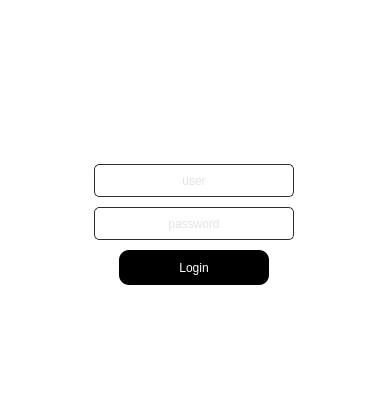
<?xml version="1.0" encoding="UTF-8"?>
<ui version="4.0">
 <class>Tela_Login</class>
 <widget class="QMainWindow" name="Tela_Login">
  <property name="windowModality">
   <enum>Qt::NonModal</enum>
  </property>
  <property name="geometry">
   <rect>
    <x>0</x>
    <y>0</y>
    <width>388</width>
    <height>403</height>
   </rect>
  </property>
  <property name="windowTitle">
   <string>MainWindow</string>
  </property>
  <property name="layoutDirection">
   <enum>Qt::RightToLeft</enum>
  </property>
  <property name="styleSheet">
   <string notr="true">background-color: rgb(255, 255, 255);</string>
  </property>
  <widget class="QWidget" name="Login">
   <property name="layoutDirection">
    <enum>Qt::RightToLeft</enum>
   </property>
   <property name="autoFillBackground">
    <bool>false</bool>
   </property>
   <layout class="QGridLayout" name="gridLayout">
    <item row="0" column="0">
     <widget class="QLabel" name="label">
      <property name="text">
       <string/>
      </property>
     </widget>
    </item>
    <item row="0" column="1">
     <widget class="QFrame" name="frame">
      <property name="sizePolicy">
       <sizepolicy hsizetype="Maximum" vsizetype="Expanding">
        <horstretch>0</horstretch>
        <verstretch>0</verstretch>
       </sizepolicy>
      </property>
      <property name="maximumSize">
       <size>
        <width>300</width>
        <height>500</height>
       </size>
      </property>
      <property name="layoutDirection">
       <enum>Qt::RightToLeft</enum>
      </property>
      <property name="autoFillBackground">
       <bool>false</bool>
      </property>
      <property name="styleSheet">
       <string notr="true">background-color: rgb(255, 255, 255);
</string>
      </property>
      <property name="frameShape">
       <enum>QFrame::NoFrame</enum>
      </property>
      <property name="frameShadow">
       <enum>QFrame::Raised</enum>
      </property>
      <property name="lineWidth">
       <number>1</number>
      </property>
      <layout class="QGridLayout" name="gridLayout_3">
       <property name="leftMargin">
        <number>0</number>
       </property>
       <property name="topMargin">
        <number>0</number>
       </property>
       <property name="rightMargin">
        <number>0</number>
       </property>
       <property name="bottomMargin">
        <number>0</number>
       </property>
       <property name="horizontalSpacing">
        <number>0</number>
       </property>
       <item row="0" column="0">
        <layout class="QVBoxLayout" name="verticalLayout">
         <property name="spacing">
          <number>0</number>
         </property>
         <item>
          <layout class="QGridLayout" name="gridLayout_6" rowstretch="0" rowminimumheight="0">
           <property name="bottomMargin">
            <number>0</number>
           </property>
           <property name="spacing">
            <number>0</number>
           </property>
           <item row="0" column="0">
            <spacer name="horizontalSpacer_3">
             <property name="orientation">
              <enum>Qt::Horizontal</enum>
             </property>
             <property name="sizeHint" stdset="0">
              <size>
               <width>40</width>
               <height>20</height>
              </size>
             </property>
            </spacer>
           </item>
           <item row="0" column="1">
            <widget class="QLabel" name="logo_nome">
             <property name="sizePolicy">
              <sizepolicy hsizetype="Preferred" vsizetype="Expanding">
               <horstretch>0</horstretch>
               <verstretch>0</verstretch>
              </sizepolicy>
             </property>
             <property name="maximumSize">
              <size>
               <width>210</width>
               <height>210</height>
              </size>
             </property>
             <property name="text">
              <string/>
             </property>
             <property name="pixmap">
              <pixmap>../imagens/logo_junta3.png</pixmap>
             </property>
             <property name="scaledContents">
              <bool>true</bool>
             </property>
             <property name="alignment">
              <set>Qt::AlignCenter</set>
             </property>
            </widget>
           </item>
           <item row="0" column="2">
            <spacer name="horizontalSpacer_4">
             <property name="orientation">
              <enum>Qt::Horizontal</enum>
             </property>
             <property name="sizeHint" stdset="0">
              <size>
               <width>40</width>
               <height>20</height>
              </size>
             </property>
            </spacer>
           </item>
          </layout>
         </item>
         <item>
          <layout class="QGridLayout" name="gridLayout_5">
           <property name="topMargin">
            <number>0</number>
           </property>
           <property name="rightMargin">
            <number>0</number>
           </property>
           <property name="bottomMargin">
            <number>0</number>
           </property>
           <property name="spacing">
            <number>0</number>
           </property>
           <item row="4" column="1">
            <widget class="QLineEdit" name="txt_password">
             <property name="minimumSize">
              <size>
               <width>200</width>
               <height>33</height>
              </size>
             </property>
             <property name="maximumSize">
              <size>
               <width>200</width>
               <height>33</height>
              </size>
             </property>
             <property name="focusPolicy">
              <enum>Qt::ClickFocus</enum>
             </property>
             <property name="styleSheet">
              <string notr="true">QLineEdit {
	border: 1px solid rgb(45, 45, 45);
	border-radius: 5px;
	font: 75 11pt &quot;MS Shell Dlg 2&quot;;
	color: rgb(200, 200, 200);
}
QLineEdit:hover {
	border: 2px solid;
}
QLineEdit:focus {
	border: 2px solid;
	color: rgb(0, 0, 0);	
}</string>
             </property>
             <property name="echoMode">
              <enum>QLineEdit::Password</enum>
             </property>
             <property name="alignment">
              <set>Qt::AlignCenter</set>
             </property>
             <property name="placeholderText">
              <string>password</string>
             </property>
            </widget>
           </item>
           <item row="4" column="0">
            <spacer name="horizontalSpacer_5">
             <property name="orientation">
              <enum>Qt::Horizontal</enum>
             </property>
             <property name="sizeType">
              <enum>QSizePolicy::Maximum</enum>
             </property>
             <property name="sizeHint" stdset="0">
              <size>
               <width>40</width>
               <height>20</height>
              </size>
             </property>
            </spacer>
           </item>
           <item row="5" column="1">
            <spacer name="verticalSpacer_2">
             <property name="orientation">
              <enum>Qt::Vertical</enum>
             </property>
             <property name="sizeType">
              <enum>QSizePolicy::Minimum</enum>
             </property>
             <property name="sizeHint" stdset="0">
              <size>
               <width>20</width>
               <height>10</height>
              </size>
             </property>
            </spacer>
           </item>
           <item row="4" column="2">
            <spacer name="horizontalSpacer_6">
             <property name="orientation">
              <enum>Qt::Horizontal</enum>
             </property>
             <property name="sizeHint" stdset="0">
              <size>
               <width>40</width>
               <height>20</height>
              </size>
             </property>
            </spacer>
           </item>
           <item row="1" column="2">
            <spacer name="horizontalSpacer">
             <property name="orientation">
              <enum>Qt::Horizontal</enum>
             </property>
             <property name="sizeHint" stdset="0">
              <size>
               <width>40</width>
               <height>20</height>
              </size>
             </property>
            </spacer>
           </item>
           <item row="1" column="0">
            <spacer name="horizontalSpacer_2">
             <property name="orientation">
              <enum>Qt::Horizontal</enum>
             </property>
             <property name="sizeHint" stdset="0">
              <size>
               <width>40</width>
               <height>20</height>
              </size>
             </property>
            </spacer>
           </item>
           <item row="2" column="0">
            <spacer name="verticalSpacer">
             <property name="orientation">
              <enum>Qt::Vertical</enum>
             </property>
             <property name="sizeType">
              <enum>QSizePolicy::Minimum</enum>
             </property>
             <property name="sizeHint" stdset="0">
              <size>
               <width>20</width>
               <height>10</height>
              </size>
             </property>
            </spacer>
           </item>
           <item row="1" column="1">
            <widget class="QLineEdit" name="txt_user">
             <property name="minimumSize">
              <size>
               <width>0</width>
               <height>33</height>
              </size>
             </property>
             <property name="maximumSize">
              <size>
               <width>200</width>
               <height>33</height>
              </size>
             </property>
             <property name="focusPolicy">
              <enum>Qt::ClickFocus</enum>
             </property>
             <property name="layoutDirection">
              <enum>Qt::RightToLeft</enum>
             </property>
             <property name="styleSheet">
              <string notr="true">QLineEdit {
	border: 1px solid rgb(45, 45, 45);
	border-radius: 5px;
	padding: 5px;
	font: 75 11pt &quot;MS Shell Dlg 2&quot;;
	color: rgb(200, 200, 200);
}
QLineEdit:hover {
	border: 2px solid;
}
QLineEdit:focus {
	border: 2px solid;
	
	color: rgb(0, 0, 0);
}</string>
             </property>
             <property name="maxLength">
              <number>32767</number>
             </property>
             <property name="frame">
              <bool>true</bool>
             </property>
             <property name="alignment">
              <set>Qt::AlignCenter</set>
             </property>
             <property name="placeholderText">
              <string>user</string>
             </property>
            </widget>
           </item>
           <item row="0" column="1">
            <spacer name="verticalSpacer_4">
             <property name="orientation">
              <enum>Qt::Vertical</enum>
             </property>
             <property name="sizeType">
              <enum>QSizePolicy::Minimum</enum>
             </property>
             <property name="sizeHint" stdset="0">
              <size>
               <width>20</width>
               <height>10</height>
              </size>
             </property>
            </spacer>
           </item>
          </layout>
         </item>
         <item>
          <layout class="QGridLayout" name="gridLayout_7">
           <property name="topMargin">
            <number>0</number>
           </property>
           <property name="rightMargin">
            <number>0</number>
           </property>
           <property name="bottomMargin">
            <number>0</number>
           </property>
           <property name="spacing">
            <number>0</number>
           </property>
           <item row="0" column="0">
            <widget class="QPushButton" name="btn_login">
             <property name="sizePolicy">
              <sizepolicy hsizetype="Minimum" vsizetype="Maximum">
               <horstretch>0</horstretch>
               <verstretch>0</verstretch>
              </sizepolicy>
             </property>
             <property name="minimumSize">
              <size>
               <width>150</width>
               <height>35</height>
              </size>
             </property>
             <property name="maximumSize">
              <size>
               <width>150</width>
               <height>35</height>
              </size>
             </property>
             <property name="cursor">
              <cursorShape>PointingHandCursor</cursorShape>
             </property>
             <property name="layoutDirection">
              <enum>Qt::RightToLeft</enum>
             </property>
             <property name="styleSheet">
              <string notr="true">
QPushButton{
	background-color: rgb(0, 0, 0);
	font: 75 11pt &quot;MS Shell Dlg 2&quot;;
	color: rgb(255, 255, 255);
	border-radius:10px;
;}

QPushButton:hover{
	border: 2px solid;
	background-color: rgb(40, 170, 255);
	font: 75 11pt &quot;MS Shell Dlg 2&quot;;
	 color:black
}


</string>
             </property>
             <property name="text">
              <string>Login</string>
             </property>
             <property name="iconSize">
              <size>
               <width>16</width>
               <height>16</height>
              </size>
             </property>
            </widget>
           </item>
           <item row="1" column="0">
            <spacer name="verticalSpacer_3">
             <property name="orientation">
              <enum>Qt::Vertical</enum>
             </property>
             <property name="sizeType">
              <enum>QSizePolicy::Expanding</enum>
             </property>
             <property name="sizeHint" stdset="0">
              <size>
               <width>20</width>
               <height>40</height>
              </size>
             </property>
            </spacer>
           </item>
          </layout>
         </item>
         <item>
          <layout class="QGridLayout" name="gridLayout_2">
           <property name="spacing">
            <number>0</number>
           </property>
          </layout>
         </item>
        </layout>
       </item>
      </layout>
     </widget>
    </item>
    <item row="0" column="2">
     <widget class="QLabel" name="label_2">
      <property name="text">
       <string/>
      </property>
     </widget>
    </item>
   </layout>
  </widget>
 </widget>
 <resources/>
 <connections/>
</ui>
